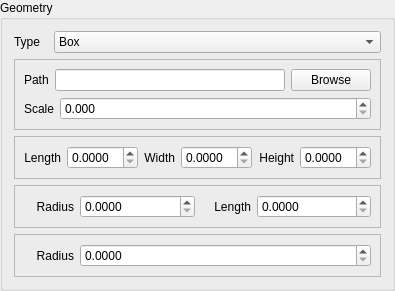
                <widget class="QGroupBox" name="VisualGeometryGroupBox">
                  <property name="enabled">
                    <bool>true</bool>
                  </property>
                  <property name="title">
                    <string>Geometry</string>
                  </property>
                  <layout class="QGridLayout" name="gridLayout_3">
                    <item row="2" column="0" colspan="2">
                      <widget class="QFrame" name="VisualGeometryBoxTypeFrame">
                        <property name="frameShape">
                          <enum>QFrame::StyledPanel</enum>
                        </property>
                        <property name="frameShadow">
                          <enum>QFrame::Raised</enum>
                        </property>
                        <layout class="QHBoxLayout">
                          <item>
                            <widget class="QLabel" name="label_8">
                              <property name="maximumSize">
                                <size>
                                  <width>50</width>
                                  <height>16777215</height>
                                </size>
                              </property>
                              <property name="layoutDirection">
                                <enum>Qt::LeftToRight</enum>
                              </property>
                              <property name="text">
                                <string>Length</string>
                              </property>
                              <property name="alignment">
                                <set>Qt::AlignRight|Qt::AlignTrailing|Qt::AlignVCenter</set>
                              </property>
                            </widget>
                          </item>
                          <item>
                            <widget class="QDoubleSpinBox" name="VisualGeometryBoxLengthSpinBox">
                              <property name="decimals">
                                <number>4</number>
                              </property>
                              <property name="singleStep">
                                <double>0.001000000000000</double>
                              </property>
                            </widget>
                          </item>
                          <item>
                            <widget class="QLabel" name="label_4">
                              <property name="maximumSize">
                                <size>
                                  <width>50</width>
                                  <height>16777215</height>
                                </size>
                              </property>
                              <property name="layoutDirection">
                                <enum>Qt::LeftToRight</enum>
                              </property>
                              <property name="text">
                                <string>Width</string>
                              </property>
                              <property name="alignment">
                                <set>Qt::AlignRight|Qt::AlignTrailing|Qt::AlignVCenter</set>
                              </property>
                            </widget>
                          </item>
                          <item>
                            <widget class="QDoubleSpinBox" name="VisualGeometryBoxWidthSpinBox">
                              <property name="decimals">
                                <number>4</number>
                              </property>
                              <property name="singleStep">
                                <double>0.001000000000000</double>
                              </property>
                            </widget>
                          </item>
                          <item>
                            <widget class="QLabel" name="label_9">
                              <property name="maximumSize">
                                <size>
                                  <width>50</width>
                                  <height>16777215</height>
                                </size>
                              </property>
                              <property name="layoutDirection">
                                <enum>Qt::LeftToRight</enum>
                              </property>
                              <property name="text">
                                <string>Height</string>
                              </property>
                              <property name="alignment">
                                <set>Qt::AlignRight|Qt::AlignTrailing|Qt::AlignVCenter</set>
                              </property>
                            </widget>
                          </item>
                          <item>
                            <widget class="QDoubleSpinBox" name="VisualGeometryBoxHeightSpinBox">
                              <property name="decimals">
                                <number>4</number>
                              </property>
                              <property name="singleStep">
                                <double>0.001000000000000</double>
                              </property>
                            </widget>
                          </item>
                        </layout>
                      </widget>
                    </item>
                    <item row="0" column="1">
                      <widget class="QComboBox" name="VisualGeometryTypeComboBox">
                        <item>
                          <property name="text">
                            <string>Box</string>
                          </property>
                        </item>
                        <item>
                          <property name="text">
                            <string>Cylinder</string>
                          </property>
                        </item>
                        <item>
                          <property name="text">
                            <string>Sphere</string>
                          </property>
                        </item>
                        <item>
                          <property name="text">
                            <string>Mesh</string>
                          </property>
                        </item>
                      </widget>
                    </item>
                    <item row="0" column="0">
                      <widget class="QLabel" name="label_7">
                        <property name="maximumSize">
                          <size>
                            <width>34</width>
                            <height>16777215</height>
                          </size>
                        </property>
                        <property name="text">
                          <string>Type</string>
                        </property>
                      </widget>
                    </item>
                    <item row="4" column="0" colspan="2">
                      <widget class="QFrame" name="VisualGeometrySphereTypeFrame">
                        <property name="frameShape">
                          <enum>QFrame::StyledPanel</enum>
                        </property>
                        <property name="frameShadow">
                          <enum>QFrame::Raised</enum>
                        </property>
                        <layout class="QHBoxLayout">
                          <item>
                            <widget class="QLabel" name="label_12">
                              <property name="maximumSize">
                                <size>
                                  <width>50</width>
                                  <height>16777215</height>
                                </size>
                              </property>
                              <property name="layoutDirection">
                                <enum>Qt::LeftToRight</enum>
                              </property>
                              <property name="text">
                                <string>Radius</string>
                              </property>
                              <property name="alignment">
                                <set>Qt::AlignRight|Qt::AlignTrailing|Qt::AlignVCenter</set>
                              </property>
                            </widget>
                          </item>
                          <item>
                            <widget class="QDoubleSpinBox" name="VisualGeometrySphereRadiusSpinBox">
                              <property name="decimals">
                                <number>4</number>
                              </property>
                              <property name="singleStep">
                                <double>0.001000000000000</double>
                              </property>
                            </widget>
                          </item>
                        </layout>
                      </widget>
                    </item>
                    <item row="3" column="0" colspan="2">
                      <widget class="QFrame" name="VisualGeometryCylinderTypeFrame">
                        <property name="frameShape">
                          <enum>QFrame::StyledPanel</enum>
                        </property>
                        <property name="frameShadow">
                          <enum>QFrame::Raised</enum>
                        </property>
                        <layout class="QHBoxLayout">
                          <item>
                            <widget class="QLabel" name="label_10">
                              <property name="maximumSize">
                                <size>
                                  <width>50</width>
                                  <height>16777215</height>
                                </size>
                              </property>
                              <property name="layoutDirection">
                                <enum>Qt::LeftToRight</enum>
                              </property>
                              <property name="text">
                                <string>Radius</string>
                              </property>
                              <property name="alignment">
                                <set>Qt::AlignRight|Qt::AlignTrailing|Qt::AlignVCenter</set>
                              </property>
                            </widget>
                          </item>
                          <item>
                            <widget class="QDoubleSpinBox" name="VisualGeometryCylinderRadiusSpinBox">
                              <property name="decimals">
                                <number>4</number>
                              </property>
                              <property name="singleStep">
                                <double>0.001000000000000</double>
                              </property>
                            </widget>
                          </item>
                          <item>
                            <widget class="QLabel" name="label_11">
                              <property name="maximumSize">
                                <size>
                                  <width>50</width>
                                  <height>16777215</height>
                                </size>
                              </property>
                              <property name="layoutDirection">
                                <enum>Qt::LeftToRight</enum>
                              </property>
                              <property name="text">
                                <string>Length</string>
                              </property>
                              <property name="alignment">
                                <set>Qt::AlignRight|Qt::AlignTrailing|Qt::AlignVCenter</set>
                              </property>
                            </widget>
                          </item>
                          <item>
                            <widget class="QDoubleSpinBox" name="VisualGeometryCylinderLengthSpinBox">
                              <property name="decimals">
                                <number>4</number>
                              </property>
                              <property name="singleStep">
                                <double>0.001000000000000</double>
                              </property>
                            </widget>
                          </item>
                        </layout>
                      </widget>
                    </item>
                    <item row="1" column="0" colspan="2">
                      <widget class="QFrame" name="VisualGeometryMeshTypeFrame">
                        <property name="frameShape">
                          <enum>QFrame::StyledPanel</enum>
                        </property>
                        <property name="frameShadow">
                          <enum>QFrame::Raised</enum>
                        </property>
                        <layout class="QVBoxLayout">
                          <item>
                            <layout class="QHBoxLayout">
                              <item>
                                <widget class="QLabel" name="VisualGeometryMeshPathLabel">
                                  <property name="sizePolicy">
                                    <sizepolicy hsizetype="Preferred" vsizetype="Preferred">
                                      <horstretch>0</horstretch>
                                      <verstretch>0</verstretch>
                                    </sizepolicy>
                                  </property>
                                  <property name="maximumSize">
                                    <size>
                                      <width>16777215</width>
                                      <height>16777215</height>
                                    </size>
                                  </property>
                                  <property name="text">
                                    <string>Path</string>
                                  </property>
                                </widget>
                              </item>
                              <item>
                                <widget class="QLineEdit" name="VisualGeometryMeshPathLineEdit">
                                  <property name="enabled">
                                    <bool>true</bool>
                                  </property>
                                  <property name="focusPolicy">
                                    <enum>Qt::NoFocus</enum>
                                  </property>
                                  <property name="readOnly">
                                    <bool>true</bool>
                                  </property>
                                </widget>
                              </item>
                              <item>
                                <widget class="QPushButton" name="VisualGeometryMeshBrowseButton">
                                  <property name="text">
                                    <string>Browse</string>
                                  </property>
                                </widget>
                              </item>
                            </layout>
                          </item>
                          <item>
                            <layout class="QHBoxLayout">
                              <item>
                                <widget class="QLabel" name="VisualGeometryMeshScaleLabel">
                                  <property name="sizePolicy">
                                    <sizepolicy hsizetype="Preferred" vsizetype="Preferred">
                                      <horstretch>0</horstretch>
                                      <verstretch>0</verstretch>
                                    </sizepolicy>
                                  </property>
                                  <property name="maximumSize">
                                    <size>
                                      <width>50</width>
                                      <height>16777215</height>
                                    </size>
                                  </property>
                                  <property name="layoutDirection">
                                    <enum>Qt::LeftToRight</enum>
                                  </property>
                                  <property name="text">
                                    <string>Scale</string>
                                  </property>
                                </widget>
                              </item>
                              <item>
                                <widget class="QDoubleSpinBox" name="VisualGeometryMeshScaleSpinBox">
                                  <property name="sizePolicy">
                                    <sizepolicy hsizetype="Expanding" vsizetype="Fixed">
                                      <horstretch>0</horstretch>
                                      <verstretch>0</verstretch>
                                    </sizepolicy>
                                  </property>
                                  <property name="focusPolicy">
                                    <enum>Qt::WheelFocus</enum>
                                  </property>
                                  <property name="decimals">
                                    <number>3</number>
                                  </property>
                                  <property name="maximum">
                                    <double>1000.000000000000000</double>
                                  </property>
                                  <property name="singleStep">
                                    <double>0.001000000000000</double>
                                  </property>
                                </widget>
                              </item>
                            </layout>
                          </item>
                        </layout>
                      </widget>
                    </item>
                  </layout>
                </widget>
